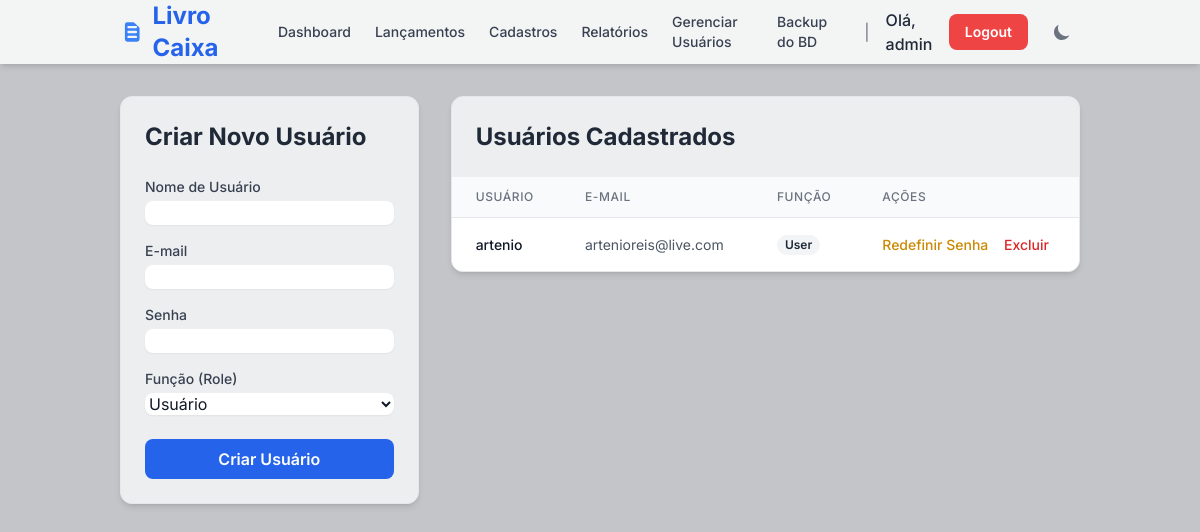
Page /users (signed in) on the earlier database version.
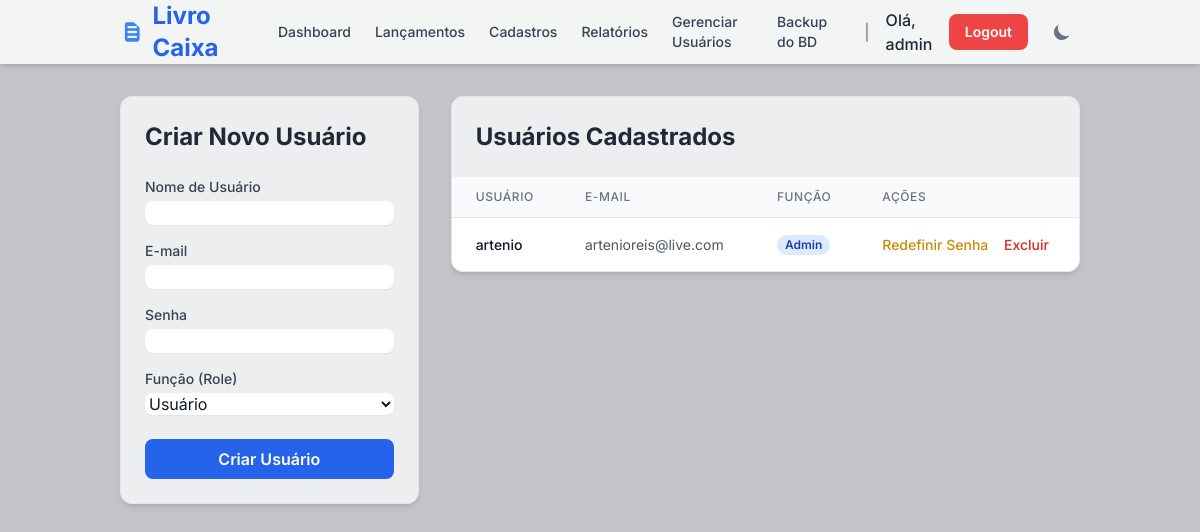
Same page on the later database version.
### tables this page shows
CREATE TABLE users (
    id INTEGER PRIMARY KEY AUTOINCREMENT,
    username TEXT UNIQUE NOT NULL,
    email TEXT UNIQUE NOT NULL,
    password_hash TEXT NOT NULL,
    role TEXT NOT NULL DEFAULT 'user', -- 'user' ou 'admin'
    reset_token TEXT
);

### app.py (the view, shortened to what this page needs)
@app.route('/users', methods=['GET', 'POST'])
@admin_required
def manage_users():
    db = get_db()
    users = db.execute('SELECT id, username, email, role FROM users WHERE username != "admin"').fetchall()
    return render_template('users.html', users=users)

### app.py (called while the page is built)
def get_db():
    db = getattr(g, '_database', None)
    if db is None:
        db = g._database = sqlite3.connect(DATABASE)
        db.row_factory = sqlite3.Row
    return db

@app.teardown_appcontext
def close_connection(exception):
    db = getattr(g, '_database', None)
    if db is not None:
        db.close()

def admin_required(f):
    @wraps(f)
    def decorated_function(*args, **kwargs):
        if 'user_id' not in session:
            return redirect(url_for('login'))
        if session.get('role') != 'admin':
            flash("Você não tem permissão para acessar esta página.", "danger")
            return redirect(url_for('index'))
        return f(*args, **kwargs)
    return decorated_function

### templates/users.html (shortened to what the changed rows need)
{% extends "layout.html" %}
{% block content %}
<div class="grid grid-cols-1 lg:grid-cols-3 gap-8">
    <div class="lg:col-span-1">
        <div class="bg-white/70 dark:bg-gray-800/70 backdrop-blur-sm p-6 rounded-xl shadow-md border border-gray-200 dark:border-gray-700">
            <h2 class="text-2xl font-bold text-gray-800 dark:text-gray-100 mb-6">Criar Novo Usuário</h2>
        </div>
    </div>
    <div class="lg:col-span-2">
        <div class="bg-white/70 dark:bg-gray-800/70 backdrop-blur-sm rounded-xl shadow-md border border-gray-200 dark:border-gray-700 overflow-hidden">
            <div class="p-6">
                <h2 class="text-2xl font-bold text-gray-800 dark:text-gray-100">Usuários Cadastrados</h2>
            </div>
            <div class="overflow-x-auto">
                <table class="min-w-full divide-y divide-gray-200 dark:divide-gray-700">
                    <thead class="bg-gray-50 dark:bg-gray-700/50">
                        <tr>
                            <th class="px-6 py-3 text-left text-xs font-medium text-gray-500 dark:text-gray-300 uppercase tracking-wider">Usuário</th>
                            <th class="px-6 py-3 text-left text-xs font-medium text-gray-500 dark:text-gray-300 uppercase tracking-wider">E-mail</th>
                            <th class="px-6 py-3 text-left text-xs font-medium text-gray-500 dark:text-gray-300 uppercase tracking-wider">Função</th>
                            <th class="px-6 py-3 text-left text-xs font-medium text-gray-500 dark:text-gray-300 uppercase tracking-wider">Ações</th>
                        </tr>
                    </thead>
                    <tbody class="bg-white dark:bg-gray-800 divide-y divide-gray-200 dark:divide-gray-700">
                        {% for user in users %}
                        <tr>
                            <td class="px-6 py-4 whitespace-nowrap text-sm font-medium text-gray-900 dark:text-gray-100">{{ user['username'] }}</td>
                            <td class="px-6 py-4 whitespace-nowrap text-sm text-gray-600 dark:text-gray-400">{{ user['email'] }}</td>
                            <td class="px-6 py-4 whitespace-nowrap text-sm text-gray-600 dark:text-gray-400">
                                <span class="px-2 inline-flex text-xs leading-5 font-semibold rounded-full
                                    {{ 'bg-blue-100 text-blue-800 dark:bg-blue-900 dark:text-blue-200' if user['role'] == 'admin' else 'bg-gray-100 text-gray-800 dark:bg-gray-600 dark:text-gray-100' }}">
                                    {{ user['role']|capitalize }}
                                </span>
                            </td>
                            <td class="px-6 py-4 whitespace-nowrap text-sm font-medium">
                                <a href="{{ url_for('admin_reset_password', username=user['username']) }}" class="text-yellow-600 hover:text-yellow-900 dark:text-yellow-400 dark:hover:text-yellow-300 mr-3">Redefinir Senha</a>
                                <a href="{{ url_for('delete_user', user_id=user['id']) }}" class="text-red-600 hover:text-red-900 dark:text-red-400 dark:hover:text-red-300" onclick="return confirm('Tem certeza que deseja excluir o usuário {{ user['username'] }}? Esta ação não pode ser desfeita.');">Excluir</a>
                            </td>
                        </tr>
                        {% else %}
                        <tr>
                            <td colspan="4" class="px-6 py-12 text-center text-gray-500 dark:text-gray-400">Nenhum outro usuário cadastrado.</td>
                        </tr>
                        {% endfor %}
                    </tbody>
                </table>
            </div>
        </div>
    </div>
</div>
{% endblock %}

### templates/layout.html (shortened to what this page needs)
<!DOCTYPE html>
<html lang="pt-br" class="">
<head>
    <script src="https://cdn.tailwindcss.com"></script>
</head>
<body class="bg-gray-200 dark:bg-gray-900 text-gray-900 dark:text-gray-100 light-theme-bg">
    <nav class="bg-white/80 dark:bg-gray-800/80 backdrop-blur-sm shadow-md noprint sticky top-0 z-50">
        <div class="container mx-auto px-4 sm:px-6 lg:px-8">
            <div class="flex items-center justify-between h-16">
                <div class="flex items-center">
                    <a href="{{ url_for('index') }}" class="flex items-center text-2xl font-bold text-blue-600 dark:text-blue-400">
                        Livro Caixa
                    </a>
                </div>
                <div class="flex items-center">
                    {% if session.username %}
                        <a href="{{ url_for('index') }}" class="text-gray-700 dark:text-gray-300 hover:text-blue-600 dark:hover:text-blue-400 px-3 py-2 rounded-md text-sm font-medium">Dashboard</a>
                        <a href="{{ url_for('lancamentos') }}" class="text-gray-700 dark:text-gray-300 hover:text-blue-600 dark:hover:text-blue-400 px-3 py-2 rounded-md text-sm font-medium">Lançamentos</a>
                        <a href="{{ url_for('cadastro') }}" class="text-gray-700 dark:text-gray-300 hover:text-blue-600 dark:hover:text-blue-400 px-3 py-2 rounded-md text-sm font-medium">Cadastros</a>
                        <a href="{{ url_for('reports') }}" class="text-gray-700 dark:text-gray-300 hover:text-blue-600 dark:hover:text-blue-400 px-3 py-2 rounded-md text-sm font-medium">Relatórios</a>
                        {% if session.role == 'admin' %}
                        <a href="{{ url_for('manage_users') }}" class="text-gray-700 dark:text-gray-300 hover:text-blue-600 dark:hover:text-blue-400 px-3 py-2 rounded-md text-sm font-medium">Gerenciar Usuários</a>
                        <a href="{{ url_for('backup_db') }}" class="text-gray-700 dark:text-gray-300 hover:text-blue-600 dark:hover:text-blue-400 px-3 py-2 rounded-md text-sm font-medium">Backup do BD</a>
                        {% endif %}
                        <span class="text-gray-500 dark:text-gray-600 mx-4">|</span>
                        <span class="text-gray-800 dark:text-gray-200 font-medium mr-3">Olá, {{ session.username }}</span>
                        <a href="{{ url_for('logout') }}" class="bg-red-500 text-white font-semibold py-2 px-4 rounded-lg hover:bg-red-600 transition duration-300 text-sm">Logout</a>
                    {% else %}
                        <a href="{{ url_for('login') }}" class="bg-blue-600 text-white font-semibold py-2 px-4 rounded-lg hover:bg-blue-700 transition duration-300 text-sm">Login</a>
                    {% endif %}
                    <button id="theme-toggle" class="ml-4 p-2 rounded-lg text-gray-500 dark:text-gray-400 hover:bg-gray-100 dark:hover:bg-gray-700 focus:outline-none focus:ring-2 focus:ring-gray-200 dark:focus:ring-gray-600">
                        <svg id="theme-toggle-dark-icon" class="hidden h-5 w-5" fill="currentColor" viewBox="0 0 20 20" xmlns="http://www.w3.org/2000/svg"><path d="M17.293 13.293A8 8 0 016.707 2.707a8.001 8.001 0 1010.586 10.586z"></path></svg>
                    </button>
                </div>
            </div>
        </div>
    </nav>
    <main class="container mx-auto p-4 md:p-8">
        {% block content %}{% endblock %}
    </main>
</body>
</html>

Differences in the rows shown:
changed users "artenio": username (not shown) → "admin"; role "User" → "Admin"
Other differences:
{{ session.username }}: "admin" → (not shown)
